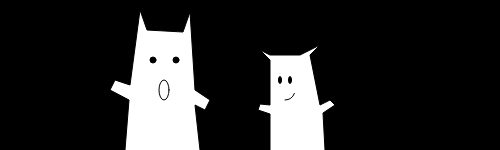
Frame 1 (no input)
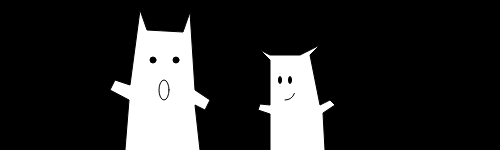
Frame 60 (no input)
Frame 120 (the mouse pressed at the canvas centre since frame 60): identical to frame 60, image omitted

The p5.js sketch that drew these frames (run headless with seeded random() and noise() and a simulated clock; from frame 60 on, the mouse is pressed at the canvas centre):

// p5.js sketch
// ── sketch.js
function setup() {
	createCanvas(500, 150);
	background(0);
}
function draw() {
	// 左边的小动物
	fill(255);
	beginShape();
		vertex(125, 150);
		vertex(129, 100);
		vertex(110, 90);
		vertex(115, 80);
		vertex(130, 85);
		vertex(140, 10);
		vertex(147, 30);
		vertex(183, 32);
		vertex(190, 12);
		vertex(195, 90);
		vertex(210, 100);
		vertex(205, 110);
		vertex(195, 105);
		vertex(200, 150);
	endShape();
	fill(0);
	ellipse(153, 60, 6, 6);
	ellipse(176, 60, 6, 6);
	noFill();
	ellipse(164, 90, 10, 20);
	// 右边的小动物
	fill(255);
	beginShape();
		vertex(270, 150);
		vertex(270, 114);
		vertex(258, 110);
		vertex(260, 104);
		vertex(270, 105);
		vertex(270, 60);
		vertex(260, 50);
		vertex(270, 55);
		vertex(300, 55);
		vertex(320, 45);
		vertex(310, 55);
		vertex(320, 105);
		vertex(330, 100);
		vertex(335, 105);
		vertex(323, 113);
		vertex(325, 150);
	endShape();
	fill(0);
	ellipse(280, 80, 3, 7);
	ellipse(290, 80, 3, 7);
	noFill();
	arc(285, 90, 20, 20, radians(20), radians(90));
}
